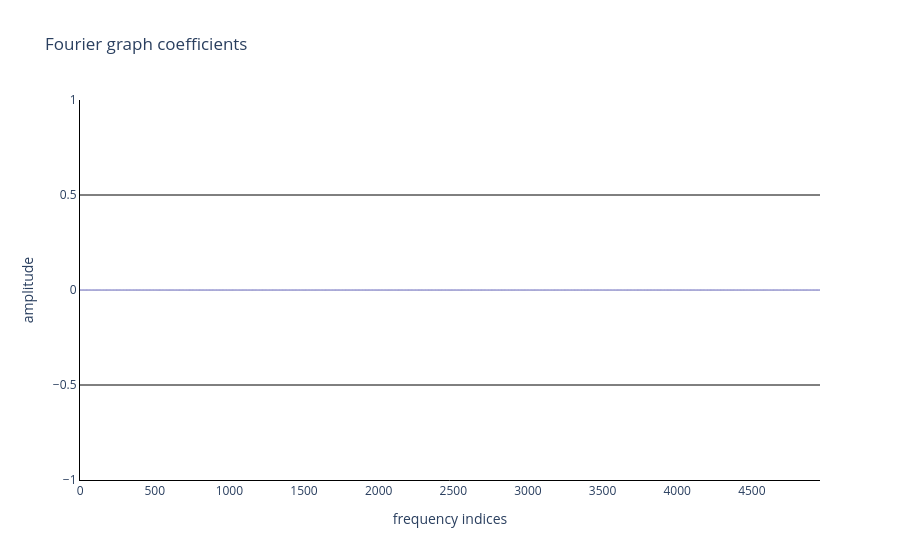

The cell this chart's notebook holds for it:
### Code cell
mm.viz.plot_spectrum(data["cst"]@recon[:,idx_peak])

### Figure 1 — Plotly figure (JSON) as saved in the notebook; plotly's stock layout.template omitted (floating-point values rounded to 4 significant figures; data arrays with more than 128 entries replaced by an {"elided": "..."} marker saying what was removed)
{"data": [{"marker": {"color": "darkblue", "line": {"color": "darkblue"}}, "type": "bar", "y": {"elided": "4957 int values"}}], "layout": {"plot_bgcolor": "white", "showlegend": false, "title": {"text": "Fourier graph coefficients"}, "xaxis": {"linecolor": "black", "title": {"text": "frequency indices"}}, "yaxis": {"gridcolor": "black", "linecolor": "black", "title": {"text": "amplitude"}}}}
